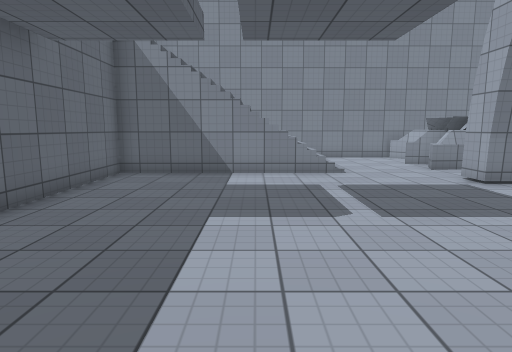
view 1 (above)

21 first-person views from a walk through a 3-D level made in the Unity game engine. The camera is 1.4 m above the floor, tilts 8° down and sees 75° across. The floor is counted in squares, 1 m on a side. Each view is taken from the middle of a square. On the plan, view 1 faces up. The plan holds only what a view shows up to about 15 squares ahead; the rest is blank. The place goes on beyond the plan. The player character is not drawn. Surface patterns are stand-ins for the level's own textures.

view 2
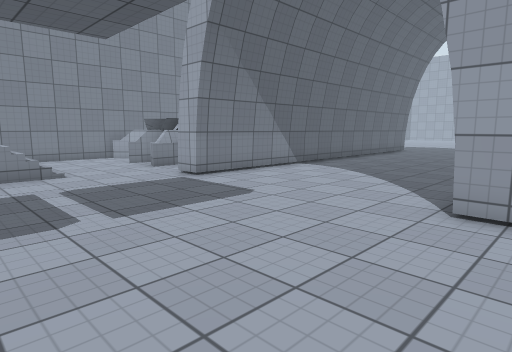

view 3
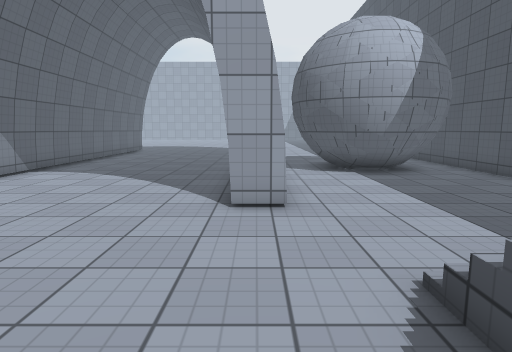

view 4
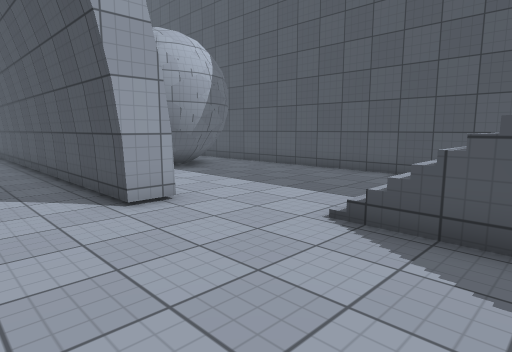

view 5
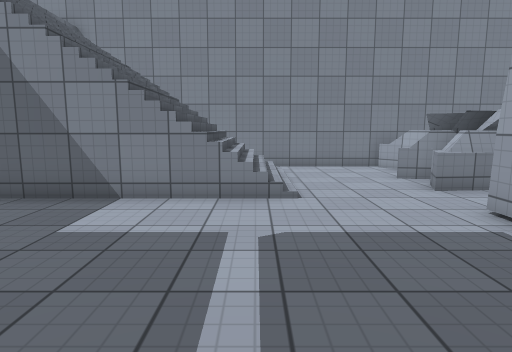

view 6
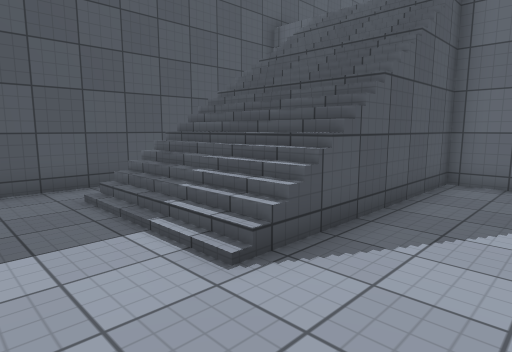

view 7
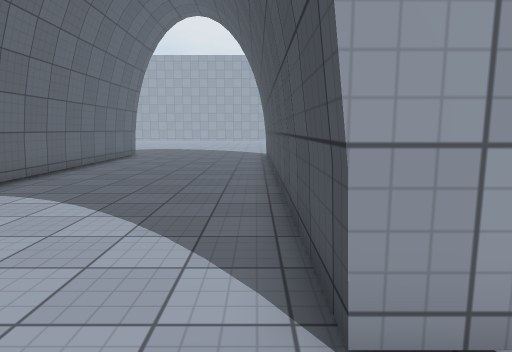

view 8
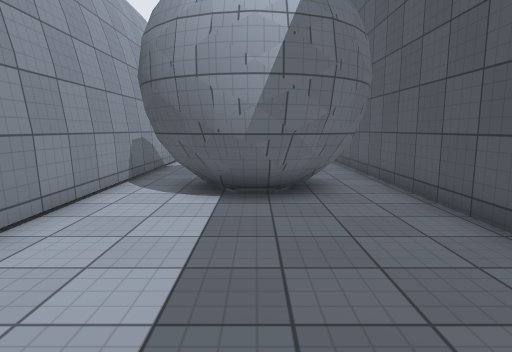

view 9
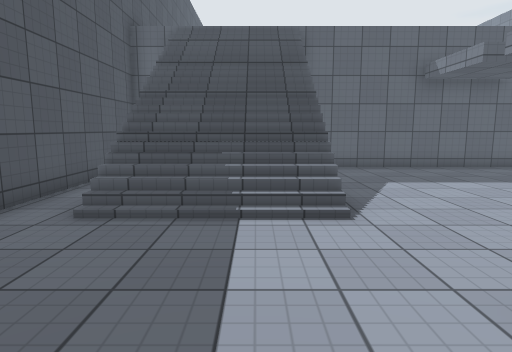

view 10
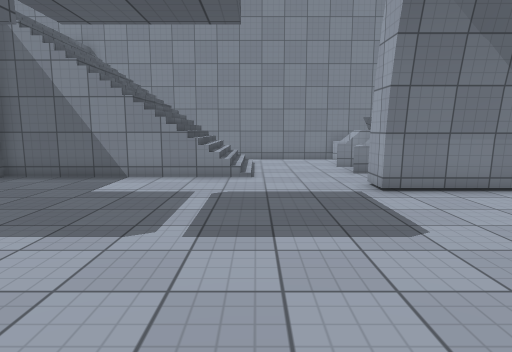

view 11
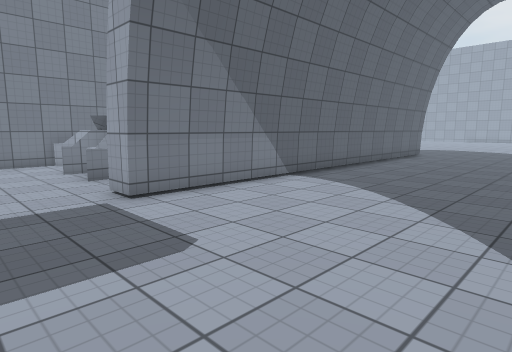

view 12
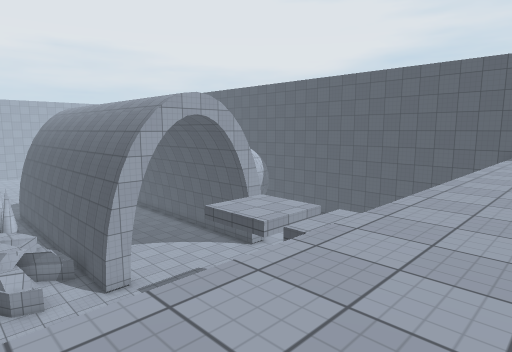

view 13
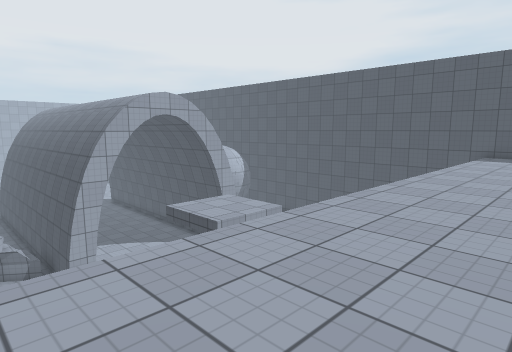

view 14
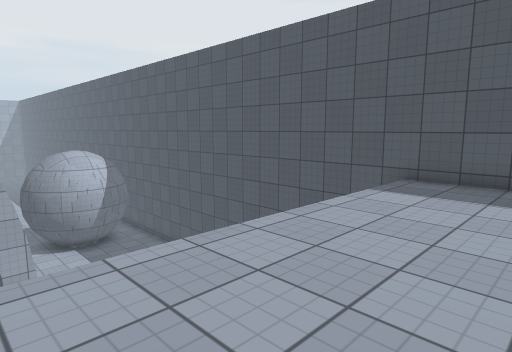

view 15
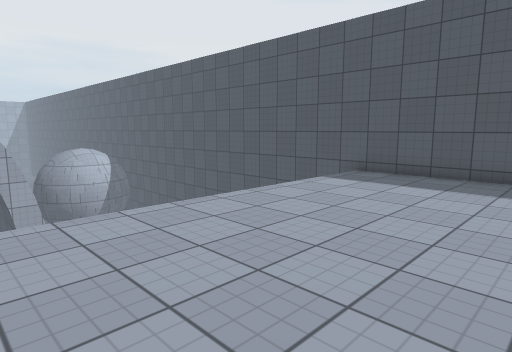

view 16
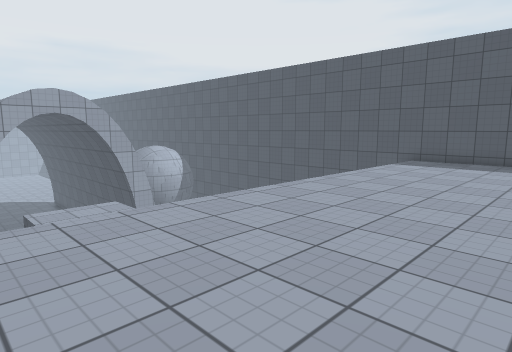

view 17
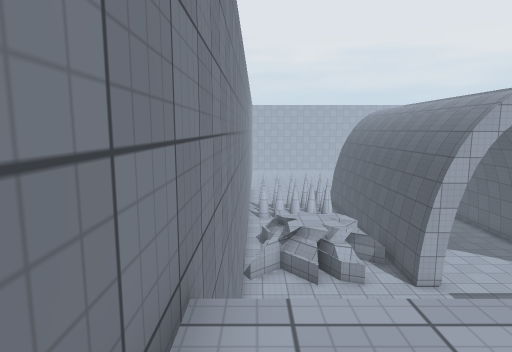

view 18
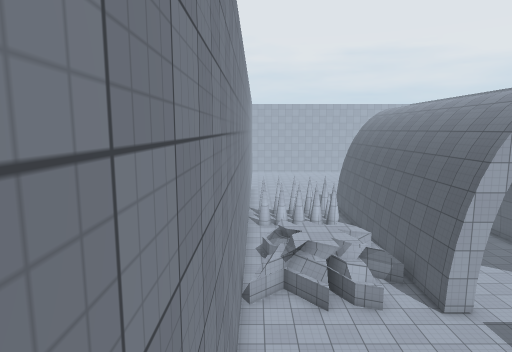

view 19
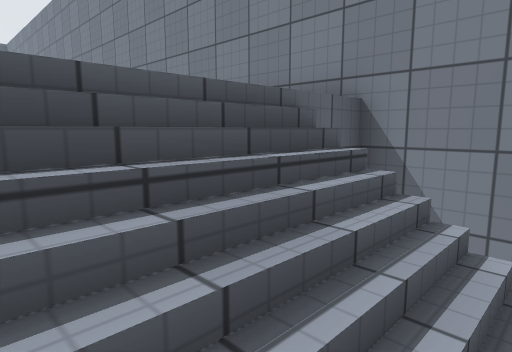

view 20
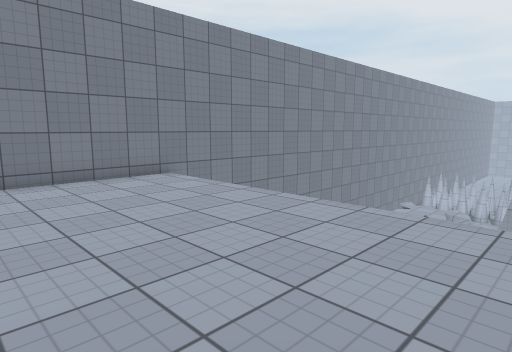

view 21
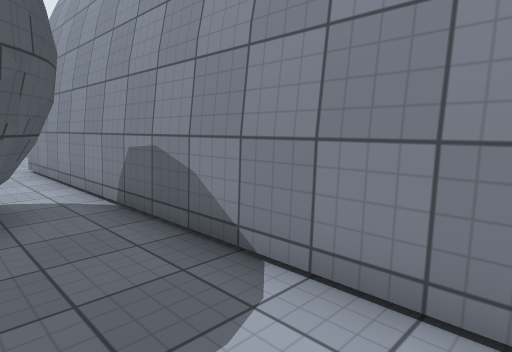

### Floor plan
Key: @ floor where view 1 was taken; # wall or solid block; . main floor; : floor 5 m higher than the main floor; / step, stairs or slope; = window, fence, low wall or low ledge; v drop or lower ground.
Columns run from 10 left of view 1 to 19 right of it. Each row starts with its distance up from view 1.
 17 #######   #########
 16  :::::.      ....##
 15  :::::///  ///....#
 14  :::::////////..==##
 13  :::::////////...###
 12  :::::////////..==###
 11 ::::::////////.....##
 10 ::::::............##
  9 ::::::..........####
  8  :::::..........##############
  7 ::::::........................
  6 ::::::........................
  5 ::::::........................
  4 ::::::........................
  3  :::::........................
  2 ::::::........................
  1 ::::::..........##############
  0 ::::::....@...................
 -1  :::::////////.......####....
 -2  :::::////////......##    .. .
 -3  :::::////////......##
 -4  :::::////////......##
 -5  :::::vvvvvv//.......##
 -6  :::::.   ..................
 -7  ###########################

Where each view was taken, in squares from view 1:
view 1: 0 up, 0 right, facing up
view 2: 0 up, 0 right, facing up-right
view 3: 1 up, 0 right, facing right
view 4: 4 up, 0 right, facing down-right
view 5: 4 up, 2 right, facing up
view 6: 2 up, 5 right, facing down-left
view 7: 2 up, 4 right, facing right
view 8: 3 down, 4 right, facing right
view 9: 2 down, 8 right, facing left
view 10: 1 up, 3 right, facing up
view 11: 2 up, 3 right, facing up-right
view 12: 14 up, 7 left, facing down-right
view 13: 13 up, 8 left, facing down-right
view 14: 3 up, 8 left, facing down-right
view 15: 4 up, 10 left, facing down-right
view 16: 9 up, 10 left, facing down-right
view 17: 16 up, 7 left, facing right
view 18: 16 up, 5 left, facing right
view 19: 12 up, 2 left, facing up-left
view 20: 7 up, 10 left, facing up-right
view 21: 2 down, 19 right, facing up-left
